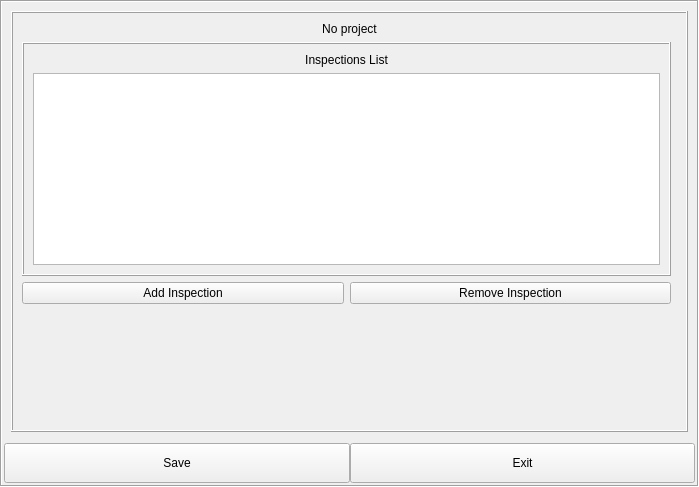
<?xml version="1.0" encoding="UTF-8"?>
<ui version="4.0">
 <class>ConfigurationsWidget</class>
 <widget class="QWidget" name="ConfigurationsWidget">
  <property name="geometry">
   <rect>
    <x>0</x>
    <y>0</y>
    <width>699</width>
    <height>482</height>
   </rect>
  </property>
  <property name="sizePolicy">
   <sizepolicy hsizetype="Maximum" vsizetype="Minimum">
    <horstretch>0</horstretch>
    <verstretch>0</verstretch>
   </sizepolicy>
  </property>
  <property name="windowTitle">
   <string>Form</string>
  </property>
  <property name="windowOpacity">
   <double>0.000000000000000</double>
  </property>
  <layout class="QVBoxLayout" name="verticalLayout">
   <property name="spacing">
    <number>0</number>
   </property>
   <property name="sizeConstraint">
    <enum>QLayout::SetDefaultConstraint</enum>
   </property>
   <property name="leftMargin">
    <number>0</number>
   </property>
   <property name="topMargin">
    <number>0</number>
   </property>
   <property name="rightMargin">
    <number>0</number>
   </property>
   <property name="bottomMargin">
    <number>0</number>
   </property>
   <item>
    <widget class="QFrame" name="centralframe">
     <property name="sizePolicy">
      <sizepolicy hsizetype="Minimum" vsizetype="MinimumExpanding">
       <horstretch>0</horstretch>
       <verstretch>0</verstretch>
      </sizepolicy>
     </property>
     <property name="frameShape">
      <enum>QFrame::Box</enum>
     </property>
     <property name="frameShadow">
      <enum>QFrame::Sunken</enum>
     </property>
     <layout class="QVBoxLayout" name="verticalLayout_2">
      <property name="spacing">
       <number>0</number>
      </property>
      <property name="sizeConstraint">
       <enum>QLayout::SetDefaultConstraint</enum>
      </property>
      <property name="leftMargin">
       <number>0</number>
      </property>
      <property name="topMargin">
       <number>0</number>
      </property>
      <property name="rightMargin">
       <number>0</number>
      </property>
      <property name="bottomMargin">
       <number>0</number>
      </property>
      <item>
       <widget class="SlidingStackedWidget" name="stackedWidget">
        <property name="sizePolicy">
         <sizepolicy hsizetype="Minimum" vsizetype="Minimum">
          <horstretch>0</horstretch>
          <verstretch>0</verstretch>
         </sizepolicy>
        </property>
        <property name="frameShape">
         <enum>QFrame::NoFrame</enum>
        </property>
        <property name="currentIndex">
         <number>2</number>
        </property>
        <widget class="SlideWidget" name="HardwarePage">
         <property name="sizePolicy">
          <sizepolicy hsizetype="Preferred" vsizetype="Minimum">
           <horstretch>0</horstretch>
           <verstretch>0</verstretch>
          </sizepolicy>
         </property>
         <layout class="QVBoxLayout" name="verticalLayout_9">
          <item>
           <widget class="QFrame" name="configframe3">
            <property name="frameShape">
             <enum>QFrame::StyledPanel</enum>
            </property>
            <property name="frameShadow">
             <enum>QFrame::Raised</enum>
            </property>
            <layout class="QVBoxLayout" name="verticalLayout_12">
             <item>
              <widget class="QLabel" name="label_3">
               <property name="text">
                <string>Hardware Configurations</string>
               </property>
               <property name="alignment">
                <set>Qt::AlignCenter</set>
               </property>
              </widget>
             </item>
             <item>
              <widget class="SlidingStackedWidget" name="CamerasStackedWidget">
               <property name="sizePolicy">
                <sizepolicy hsizetype="Preferred" vsizetype="Minimum">
                 <horstretch>0</horstretch>
                 <verstretch>0</verstretch>
                </sizepolicy>
               </property>
               <property name="minimumSize">
                <size>
                 <width>0</width>
                 <height>0</height>
                </size>
               </property>
               <property name="frameShape">
                <enum>QFrame::NoFrame</enum>
               </property>
               <property name="currentIndex">
                <number>0</number>
               </property>
               <widget class="SlideWidget" name="page">
                <layout class="QVBoxLayout" name="verticalLayout_10">
                 <item>
                  <widget class="QFrame" name="Camerasframe">
                   <property name="frameShape">
                    <enum>QFrame::Box</enum>
                   </property>
                   <property name="frameShadow">
                    <enum>QFrame::Sunken</enum>
                   </property>
                   <layout class="QFormLayout" name="formLayout_2">
                    <property name="fieldGrowthPolicy">
                     <enum>QFormLayout::AllNonFixedFieldsGrow</enum>
                    </property>
                    <item row="0" column="1">
                     <widget class="QLabel" name="label_4">
                      <property name="sizePolicy">
                       <sizepolicy hsizetype="Preferred" vsizetype="Fixed">
                        <horstretch>0</horstretch>
                        <verstretch>0</verstretch>
                       </sizepolicy>
                      </property>
                      <property name="text">
                       <string>IDS Cameras</string>
                      </property>
                      <property name="alignment">
                       <set>Qt::AlignCenter</set>
                      </property>
                     </widget>
                    </item>
                    <item row="1" column="1">
                     <widget class="QFrame" name="frame_2">
                      <property name="frameShape">
                       <enum>QFrame::StyledPanel</enum>
                      </property>
                      <property name="frameShadow">
                       <enum>QFrame::Raised</enum>
                      </property>
                      <layout class="QHBoxLayout" name="horizontalLayout_6">
                       <property name="spacing">
                        <number>2</number>
                       </property>
                       <property name="leftMargin">
                        <number>2</number>
                       </property>
                       <property name="topMargin">
                        <number>2</number>
                       </property>
                       <property name="rightMargin">
                        <number>2</number>
                       </property>
                       <property name="bottomMargin">
                        <number>2</number>
                       </property>
                       <item>
                        <widget class="QComboBox" name="combo_idscameras">
                         <property name="sizePolicy">
                          <sizepolicy hsizetype="Preferred" vsizetype="MinimumExpanding">
                           <horstretch>0</horstretch>
                           <verstretch>0</verstretch>
                          </sizepolicy>
                         </property>
                         <property name="styleSheet">
                          <string notr="true"/>
                         </property>
                        </widget>
                       </item>
                       <item>
                        <widget class="QPushButton" name="bt_idscameras_refresh">
                         <property name="maximumSize">
                          <size>
                           <width>100</width>
                           <height>16777215</height>
                          </size>
                         </property>
                         <property name="text">
                          <string>Refresh</string>
                         </property>
                        </widget>
                       </item>
                       <item>
                        <widget class="QCheckBox" name="check_morecameraoptions">
                         <property name="text">
                          <string>CheckBox</string>
                         </property>
                        </widget>
                       </item>
                      </layout>
                     </widget>
                    </item>
                    <item row="3" column="1">
                     <widget class="KPPFrame" name="frame_ids_more">
                      <property name="sizePolicy">
                       <sizepolicy hsizetype="Preferred" vsizetype="Expanding">
                        <horstretch>0</horstretch>
                        <verstretch>0</verstretch>
                       </sizepolicy>
                      </property>
                      <property name="minimumSize">
                       <size>
                        <width>0</width>
                        <height>0</height>
                       </size>
                      </property>
                      <property name="frameShape">
                       <enum>QFrame::Box</enum>
                      </property>
                      <property name="frameShadow">
                       <enum>QFrame::Plain</enum>
                      </property>
                      <layout class="QVBoxLayout" name="verticalLayout_11">
                       <property name="sizeConstraint">
                        <enum>QLayout::SetDefaultConstraint</enum>
                       </property>
                       <item>
                        <layout class="QHBoxLayout" name="horizontalLayout_5">
                         <item>
                          <widget class="QPushButton" name="bt_initializecam">
                           <property name="sizePolicy">
                            <sizepolicy hsizetype="Expanding" vsizetype="Preferred">
                             <horstretch>0</horstretch>
                             <verstretch>0</verstretch>
                            </sizepolicy>
                           </property>
                           <property name="text">
                            <string>Start Camera</string>
                           </property>
                           <property name="checkable">
                            <bool>true</bool>
                           </property>
                           <property name="checked">
                            <bool>false</bool>
                           </property>
                          </widget>
                         </item>
                         <item>
                          <widget class="KPPPushbutton" name="bt_cont_capture">
                           <property name="sizePolicy">
                            <sizepolicy hsizetype="Expanding" vsizetype="Preferred">
                             <horstretch>0</horstretch>
                             <verstretch>0</verstretch>
                            </sizepolicy>
                           </property>
                           <property name="text">
                            <string>Start Continuous  Capture</string>
                           </property>
                           <property name="checkable">
                            <bool>true</bool>
                           </property>
                          </widget>
                         </item>
                         <item>
                          <widget class="KPPPushbutton" name="bt_snap">
                           <property name="enabled">
                            <bool>true</bool>
                           </property>
                           <property name="sizePolicy">
                            <sizepolicy hsizetype="Expanding" vsizetype="Preferred">
                             <horstretch>0</horstretch>
                             <verstretch>0</verstretch>
                            </sizepolicy>
                           </property>
                           <property name="text">
                            <string>Snap Image</string>
                           </property>
                           <property name="checkable">
                            <bool>true</bool>
                           </property>
                          </widget>
                         </item>
                        </layout>
                       </item>
                       <item>
                        <widget class="QGraphicsView" name="graphicsView">
                         <property name="sizePolicy">
                          <sizepolicy hsizetype="Expanding" vsizetype="Expanding">
                           <horstretch>0</horstretch>
                           <verstretch>0</verstretch>
                          </sizepolicy>
                         </property>
                         <property name="minimumSize">
                          <size>
                           <width>0</width>
                           <height>0</height>
                          </size>
                         </property>
                         <property name="sizeAdjustPolicy">
                          <enum>QAbstractScrollArea::AdjustToContents</enum>
                         </property>
                        </widget>
                       </item>
                       <item>
                        <widget class="QFrame" name="tempframe">
                         <property name="sizePolicy">
                          <sizepolicy hsizetype="Preferred" vsizetype="Preferred">
                           <horstretch>0</horstretch>
                           <verstretch>0</verstretch>
                          </sizepolicy>
                         </property>
                         <property name="frameShape">
                          <enum>QFrame::Box</enum>
                         </property>
                         <property name="frameShadow">
                          <enum>QFrame::Raised</enum>
                         </property>
                         <layout class="QVBoxLayout" name="verticalLayout_14">
                          <property name="spacing">
                           <number>1</number>
                          </property>
                          <property name="leftMargin">
                           <number>1</number>
                          </property>
                          <property name="topMargin">
                           <number>1</number>
                          </property>
                          <property name="rightMargin">
                           <number>1</number>
                          </property>
                          <property name="bottomMargin">
                           <number>1</number>
                          </property>
                          <item>
                           <layout class="QVBoxLayout" name="verticalLayout_13">
                            <property name="spacing">
                             <number>1</number>
                            </property>
                            <property name="leftMargin">
                             <number>1</number>
                            </property>
                            <property name="topMargin">
                             <number>1</number>
                            </property>
                            <property name="rightMargin">
                             <number>1</number>
                            </property>
                            <property name="bottomMargin">
                             <number>1</number>
                            </property>
                           </layout>
                          </item>
                         </layout>
                        </widget>
                       </item>
                      </layout>
                     </widget>
                    </item>
                   </layout>
                  </widget>
                 </item>
                </layout>
               </widget>
               <widget class="QWidget" name="page_2"/>
              </widget>
             </item>
            </layout>
           </widget>
          </item>
         </layout>
        </widget>
        <widget class="SlideWidget" name="mainpage">
         <property name="sizePolicy">
          <sizepolicy hsizetype="Minimum" vsizetype="Minimum">
           <horstretch>0</horstretch>
           <verstretch>0</verstretch>
          </sizepolicy>
         </property>
         <layout class="QVBoxLayout" name="verticalLayout_3">
          <item>
           <widget class="QFrame" name="configframe1">
            <property name="sizePolicy">
             <sizepolicy hsizetype="Expanding" vsizetype="Expanding">
              <horstretch>0</horstretch>
              <verstretch>0</verstretch>
             </sizepolicy>
            </property>
            <property name="frameShape">
             <enum>QFrame::Box</enum>
            </property>
            <property name="frameShadow">
             <enum>QFrame::Raised</enum>
            </property>
            <layout class="QVBoxLayout" name="verticalLayout_7">
             <property name="sizeConstraint">
              <enum>QLayout::SetDefaultConstraint</enum>
             </property>
             <item>
              <widget class="QLabel" name="label">
               <property name="text">
                <string>Projects Configuration</string>
               </property>
               <property name="alignment">
                <set>Qt::AlignCenter</set>
               </property>
              </widget>
             </item>
             <item>
              <widget class="QFrame" name="file_browser_frame">
               <property name="frameShape">
                <enum>QFrame::StyledPanel</enum>
               </property>
               <property name="frameShadow">
                <enum>QFrame::Raised</enum>
               </property>
               <layout class="QVBoxLayout" name="verticalLayout_8">
                <property name="spacing">
                 <number>2</number>
                </property>
                <item>
                 <widget class="QGroupBox" name="groupbox_nobackcolor1">
                  <property name="title">
                   <string>Path</string>
                  </property>
                  <layout class="QVBoxLayout" name="verticalLayout_6">
                   <property name="spacing">
                    <number>3</number>
                   </property>
                   <property name="leftMargin">
                    <number>3</number>
                   </property>
                   <property name="topMargin">
                    <number>3</number>
                   </property>
                   <property name="rightMargin">
                    <number>3</number>
                   </property>
                   <property name="bottomMargin">
                    <number>3</number>
                   </property>
                   <item>
                    <layout class="QHBoxLayout" name="horizontalLayout">
                     <item>
                      <widget class="QLineEdit" name="edit_projsloc"/>
                     </item>
                     <item>
                      <widget class="QPushButton" name="bt_select">
                       <property name="text">
                        <string>Select</string>
                       </property>
                      </widget>
                     </item>
                    </layout>
                   </item>
                  </layout>
                 </widget>
                </item>
               </layout>
              </widget>
             </item>
             <item>
              <widget class="QLabel" name="label_2">
               <property name="text">
                <string>Projects avaible</string>
               </property>
               <property name="alignment">
                <set>Qt::AlignCenter</set>
               </property>
              </widget>
             </item>
             <item>
              <widget class="KPPAdjustableListView" name="list_projects">
               <property name="sizePolicy">
                <sizepolicy hsizetype="Preferred" vsizetype="Preferred">
                 <horstretch>0</horstretch>
                 <verstretch>0</verstretch>
                </sizepolicy>
               </property>
               <property name="verticalScrollBarPolicy">
                <enum>Qt::ScrollBarAlwaysOff</enum>
               </property>
               <property name="horizontalScrollBarPolicy">
                <enum>Qt::ScrollBarAlwaysOff</enum>
               </property>
               <property name="sizeAdjustPolicy">
                <enum>QAbstractScrollArea::AdjustIgnored</enum>
               </property>
               <property name="movement">
                <enum>QListView::Static</enum>
               </property>
               <property name="resizeMode">
                <enum>QListView::Adjust</enum>
               </property>
               <property name="viewMode">
                <enum>QListView::ListMode</enum>
               </property>
               <property name="uniformItemSizes">
                <bool>true</bool>
               </property>
               <property name="selectionRectVisible">
                <bool>true</bool>
               </property>
              </widget>
             </item>
             <item>
              <spacer name="verticalSpacer">
               <property name="orientation">
                <enum>Qt::Vertical</enum>
               </property>
               <property name="sizeHint" stdset="0">
                <size>
                 <width>20</width>
                 <height>40</height>
                </size>
               </property>
              </spacer>
             </item>
             <item>
              <layout class="QHBoxLayout" name="horizontalLayout_3">
               <property name="leftMargin">
                <number>2</number>
               </property>
               <property name="topMargin">
                <number>2</number>
               </property>
               <property name="rightMargin">
                <number>2</number>
               </property>
               <property name="bottomMargin">
                <number>2</number>
               </property>
               <item>
                <widget class="QPushButton" name="bt_addproj">
                 <property name="sizePolicy">
                  <sizepolicy hsizetype="Expanding" vsizetype="Minimum">
                   <horstretch>0</horstretch>
                   <verstretch>0</verstretch>
                  </sizepolicy>
                 </property>
                 <property name="minimumSize">
                  <size>
                   <width>0</width>
                   <height>40</height>
                  </size>
                 </property>
                 <property name="text">
                  <string>Add</string>
                 </property>
                </widget>
               </item>
               <item>
                <widget class="KPPPushbutton" name="bt_removeproj">
                 <property name="enabled">
                  <bool>true</bool>
                 </property>
                 <property name="sizePolicy">
                  <sizepolicy hsizetype="Expanding" vsizetype="Minimum">
                   <horstretch>0</horstretch>
                   <verstretch>0</verstretch>
                  </sizepolicy>
                 </property>
                 <property name="minimumSize">
                  <size>
                   <width>0</width>
                   <height>40</height>
                  </size>
                 </property>
                 <property name="text">
                  <string>Remove</string>
                 </property>
                </widget>
               </item>
              </layout>
             </item>
            </layout>
           </widget>
          </item>
         </layout>
        </widget>
        <widget class="SlideWidget" name="inspectionspage">
         <layout class="QVBoxLayout" name="verticalLayout_4">
          <item>
           <widget class="QFrame" name="configframe2">
            <property name="sizePolicy">
             <sizepolicy hsizetype="Minimum" vsizetype="Expanding">
              <horstretch>0</horstretch>
              <verstretch>0</verstretch>
             </sizepolicy>
            </property>
            <property name="frameShape">
             <enum>QFrame::Box</enum>
            </property>
            <property name="frameShadow">
             <enum>QFrame::Raised</enum>
            </property>
            <layout class="QVBoxLayout" name="verticalLayout_5">
             <item>
              <widget class="QLabel" name="lbl_projname">
               <property name="frameShape">
                <enum>QFrame::NoFrame</enum>
               </property>
               <property name="frameShadow">
                <enum>QFrame::Plain</enum>
               </property>
               <property name="text">
                <string>No project</string>
               </property>
               <property name="alignment">
                <set>Qt::AlignCenter</set>
               </property>
              </widget>
             </item>
             <item>
              <layout class="QGridLayout" name="gridLayout_2">
               <item row="0" column="1">
                <widget class="QFrame" name="frame_3">
                 <property name="frameShape">
                  <enum>QFrame::StyledPanel</enum>
                 </property>
                 <property name="frameShadow">
                  <enum>QFrame::Raised</enum>
                 </property>
                </widget>
               </item>
               <item row="0" column="0">
                <widget class="QFrame" name="frame">
                 <property name="sizePolicy">
                  <sizepolicy hsizetype="Expanding" vsizetype="Maximum">
                   <horstretch>0</horstretch>
                   <verstretch>0</verstretch>
                  </sizepolicy>
                 </property>
                 <property name="frameShape">
                  <enum>QFrame::Box</enum>
                 </property>
                 <property name="frameShadow">
                  <enum>QFrame::Raised</enum>
                 </property>
                 <layout class="QVBoxLayout" name="verticalLayout_15">
                  <item>
                   <widget class="QLabel" name="label_5">
                    <property name="sizePolicy">
                     <sizepolicy hsizetype="Preferred" vsizetype="Fixed">
                      <horstretch>0</horstretch>
                      <verstretch>0</verstretch>
                     </sizepolicy>
                    </property>
                    <property name="text">
                     <string>Inspections List</string>
                    </property>
                    <property name="alignment">
                     <set>Qt::AlignCenter</set>
                    </property>
                   </widget>
                  </item>
                  <item>
                   <widget class="KPPAdjustableListView" name="list_inspections">
                    <property name="sizePolicy">
                     <sizepolicy hsizetype="Expanding" vsizetype="Maximum">
                      <horstretch>0</horstretch>
                      <verstretch>0</verstretch>
                     </sizepolicy>
                    </property>
                    <property name="resizeMode">
                     <enum>QListView::Adjust</enum>
                    </property>
                   </widget>
                  </item>
                 </layout>
                </widget>
               </item>
               <item row="1" column="0">
                <layout class="QHBoxLayout" name="horizontalLayout_7">
                 <item>
                  <widget class="QPushButton" name="bt_addinsp">
                   <property name="text">
                    <string>Add Inspection</string>
                   </property>
                  </widget>
                 </item>
                 <item>
                  <widget class="KPPPushbutton" name="bt_removeinsp">
                   <property name="text">
                    <string>Remove Inspection</string>
                   </property>
                  </widget>
                 </item>
                </layout>
               </item>
              </layout>
             </item>
             <item>
              <spacer name="verticalSpacer_2">
               <property name="orientation">
                <enum>Qt::Vertical</enum>
               </property>
               <property name="sizeHint" stdset="0">
                <size>
                 <width>20</width>
                 <height>40</height>
                </size>
               </property>
              </spacer>
             </item>
            </layout>
           </widget>
          </item>
         </layout>
        </widget>
       </widget>
      </item>
      <item>
       <layout class="QHBoxLayout" name="horizontalLayout_2">
        <property name="sizeConstraint">
         <enum>QLayout::SetDefaultConstraint</enum>
        </property>
        <property name="leftMargin">
         <number>2</number>
        </property>
        <property name="topMargin">
         <number>2</number>
        </property>
        <property name="rightMargin">
         <number>2</number>
        </property>
        <property name="bottomMargin">
         <number>2</number>
        </property>
        <item>
         <widget class="QPushButton" name="bt_save_settings">
          <property name="minimumSize">
           <size>
            <width>0</width>
            <height>40</height>
           </size>
          </property>
          <property name="text">
           <string>Save</string>
          </property>
         </widget>
        </item>
        <item>
         <widget class="QPushButton" name="bt_exit">
          <property name="sizePolicy">
           <sizepolicy hsizetype="Preferred" vsizetype="Preferred">
            <horstretch>0</horstretch>
            <verstretch>0</verstretch>
           </sizepolicy>
          </property>
          <property name="minimumSize">
           <size>
            <width>0</width>
            <height>40</height>
           </size>
          </property>
          <property name="text">
           <string>Exit</string>
          </property>
         </widget>
        </item>
       </layout>
      </item>
     </layout>
    </widget>
   </item>
  </layout>
 </widget>
 <customwidgets>
  <customwidget>
   <class>SlidingStackedWidget</class>
   <extends>QStackedWidget</extends>
   <header>slidingstackedwidget.h</header>
   <container>1</container>
  </customwidget>
  <customwidget>
   <class>SlideWidget</class>
   <extends>QWidget</extends>
   <header>slidewidget.h</header>
   <container>1</container>
  </customwidget>
  <customwidget>
   <class>KPPAdjustableListView</class>
   <extends>QListView</extends>
   <header>kppadjustablelistview.h</header>
  </customwidget>
  <customwidget>
   <class>KPPPushbutton</class>
   <extends>QPushButton</extends>
   <header>kpppushbutton.h</header>
  </customwidget>
  <customwidget>
   <class>KPPFrame</class>
   <extends>QFrame</extends>
   <header>kppframe.h</header>
   <container>1</container>
  </customwidget>
 </customwidgets>
 <resources/>
 <connections/>
</ui>
